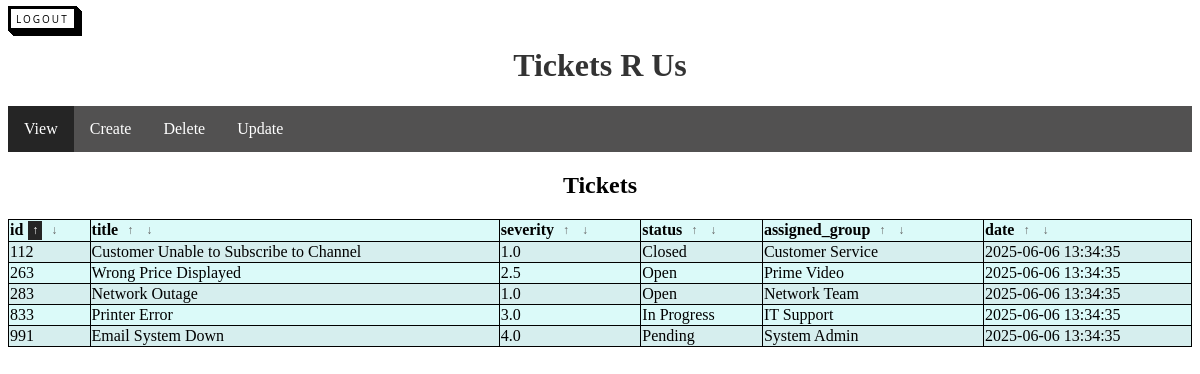
Screenshot of /main (signed in) with the database file from the repository.
### models.py (models this page shows)
class Tickets(db.Model):
    id = db.Column(db.Integer, primary_key=True, autoincrement=False)
    title = db.Column(db.String(256), nullable=False)
    severity = db.Column(db.Float, nullable=False)
    status = db.Column(db.String(50), nullable=False)
    assigned_group = db.Column(db.String(100), nullable=False)
    date = db.Column(db.DateTime(timezone=True))

### main.py (the view)
@app.route('/main')
@login_required
def main():
    sort_by = request.args.get('sort', 'id')
    order = request.args.get('order', 'asc')
    if order == 'asc':
        tickets = Tickets.query.order_by(getattr(Tickets, sort_by).asc()).all()
    else:
        tickets = Tickets.query.order_by(getattr(Tickets, sort_by).desc()).all()
    columns = Tickets.__table__.columns.keys()
    return render_template('main.html',
                           tickets=tickets,
                           columns=columns,
                           selected_ticket=None,
                           active_tab='view',
                           sort_by=sort_by,
                           order=order)

### main.py (called while the page is built)
@login_manager.user_loader
def load_user(id):
    return User.query.get(int(id))

### templates/main.html (shortened to what this page needs)
<!DOCTYPE html>
<html>
<head>
    <link rel="stylesheet" href="{{ url_for('static', filename='css/style.css') }}">
</head>
<body>
    <a href="{{ url_for('logout_page') }}" class="button-back">Logout</a>
    <h1>Tickets R Us</h1>
    <ul>
        <li><a href="#view" onclick="setActive(this)" class="tab-link active" data-tab="view">View</a></li>
        <li><a href="#create" onclick="setActive(this)" class="tab-link" data-tab="create">Create</a></li>
        <li><a href="#delete" onclick="setActive(this)" class="tab-link" data-tab="delete">Delete</a></li>
        <li><a href="#update" onclick="setActive(this)" class="tab-link" data-tab="update">Update</a></li>
    </ul>
    <div id="view" class="tab">
        <h2>Tickets</h2>
        <table align="center" style="width:100%">
            <tr>
                {% for column in columns %}
                <th>
                    <div class="sort-header">
                        {{ column }}
                        <a href="{{ url_for('main', sort=column, order='asc') }}"
                            class="sort-link {% if sort_by==column and order=='asc' %}active{% endif %}">↑</a>
                        <a href="{{ url_for('main', sort=column, order='desc') }}"
                            class="sort-link {% if sort_by==column and order=='desc' %}active{% endif %}">↓</a>
                    </div>
                </th>
                {% endfor %}
            </tr>
            {% for ticket in tickets %}
            <tr>
                <td>{{ ticket.id }}</td>
                <td>{{ ticket.title }}</td>
                <td>{{ ticket.severity }}</td>
                <td>{{ ticket.status }}</td>
                <td>{{ ticket.assigned_group }}</td>
                <td>{{ ticket.date.strftime('%Y-%m-%d %H:%M:%S') }}</td>
            </tr>
            {% endfor %}
        </table>
    </div>
</body>
</html>

### static/css/style.css (style rules this page uses)
h1 { color: #333; text-align: center; }
h2 { text-align: center; }
.button-back { font-family: "Open Sans", sans-serif; font-size: 10px; letter-spacing: 2px; text-decoration: none; text-transform: uppercase; color: #000; cursor: pointer; border: 3px solid; padding: 0.25em 0.5em; box-shadow: 1px 1px 0px 0px, 2px 2px 0px 0px, 3px 3px 0px 0px, 4px 4px 0px 0px, 5px 5px 0px 0px; position: relative; user-select: none; -webkit-user-select: none; touch-action: manipulation; }
ul { list-style-type: none; margin: 0; padding: 0; overflow: hidden; background-color: #525151; }
li { float: left; }
li a { display: block; color: white; text-align: center; padding: 14px 16px; text-decoration: none; }
.active { background-color: #252525; }
tr:nth-child(even) { background-color: #d6eeee; }
tr:nth-child(odd) { background-color: #dbfaf9; }
table, th, td { border: 1px solid black; border-collapse: collapse; }
.sort-header { display: flex; align-items: center; gap: 5px; }
.sort-link { text-decoration: none; color: #666; font-size: 12px; padding: 2px 4px; }
.sort-link.active { font-weight: bold; color: #ffffff; }

### rows the page displays
Tickets: id "112", title "Customer Unable to Subscribe to Channel", severity "1.0", status "Closed", assigned_group "Customer Service", date "2025-06-06 13:34:35"
Tickets: id "263", title "Wrong Price Displayed", severity "2.5", status "Open", assigned_group "Prime Video", date "2025-06-06 13:34:35"
Tickets: id "283", title "Network Outage", severity "1.0", status "Open", assigned_group "Network Team", date "2025-06-06 13:34:35"
Tickets: id "833", title "Printer Error", severity "3.0", status "In Progress", assigned_group "IT Support", date "2025-06-06 13:34:35"
Tickets: id "991", title "Email System Down", severity "4.0", status "Pending", assigned_group "System Admin", date "2025-06-06 13:34:35"

### other values shown
{{ column }} "id" "title" "severity" "status" "assigned_group" "date"
